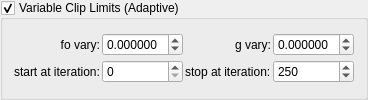
    <widget class="MyGroupBox" name="groupCheck_mandalay_variable_clip_enabled">
     <property name="title">
      <string>Variable Clip Limits (Adaptive)</string>
     </property>
     <property name="checkable">
      <bool>true</bool>
     </property>
     <layout class="QGridLayout" name="gridLayout_mandalay_vc">
      <property name="spacing">
       <number>2</number>
      </property>
      <item row="0" column="0">
       <widget class="QLabel" name="label_mandalay_fovary">
        <property name="text"><string>fo vary:</string></property>
        <property name="alignment"><set>Qt::AlignRight|Qt::AlignVCenter</set></property>
       </widget>
      </item>
      <item row="0" column="1">
       <widget class="MyDoubleSpinBox" name="spinbox_mandalay_fo_vary">
        <property name="decimals"><number>6</number></property>
        <property name="minimum"><double>-5.000000000000000</double></property>
        <property name="maximum"><double>5.000000000000000</double></property>
        <property name="singleStep"><double>0.010000000000000</double></property>
       </widget>
      </item>
      <item row="0" column="2">
       <widget class="QLabel" name="label_mandalay_gvary">
        <property name="text"><string>g vary:</string></property>
        <property name="alignment"><set>Qt::AlignRight|Qt::AlignVCenter</set></property>
       </widget>
      </item>
      <item row="0" column="3">
       <widget class="MyDoubleSpinBox" name="spinbox_mandalay_g_vary">
        <property name="decimals"><number>6</number></property>
        <property name="minimum"><double>-5.000000000000000</double></property>
        <property name="maximum"><double>5.000000000000000</double></property>
        <property name="singleStep"><double>0.010000000000000</double></property>
       </widget>
      </item>
           <item row="1" column="0">
       <widget class="QLabel" name="label_mandalay_start_vc">
        <property name="text"><string>start at iteration:</string></property>
       </widget>
      </item>
      <item row="1" column="1">
       <widget class="MySpinBox" name="spinboxInt_mandalay_start_iterations_vc">
        <property name="minimum"><number>0</number></property>
        <property name="maximum"><number>999</number></property>
       </widget>
      </item>
      <item row="1" column="2">
       <widget class="QLabel" name="label_mandalay_stop_vc">
        <property name="text"><string>stop at iteration:</string></property>
       </widget>
      </item>
      <item row="1" column="3">
       <widget class="MySpinBox" name="spinboxInt_mandalay_stop_iterations_vc">
        <property name="minimum"><number>0</number></property>
        <property name="maximum"><number>999</number></property>
        <property name="value"><number>250</number></property>
       </widget>
      </item>
</layout>
    </widget>
